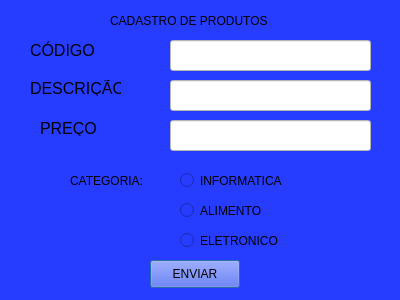
<?xml version="1.0" encoding="UTF-8"?>
<ui version="4.0">
 <class>Dialog</class>
 <widget class="QDialog" name="Dialog">
  <property name="geometry">
   <rect>
    <x>0</x>
    <y>0</y>
    <width>400</width>
    <height>300</height>
   </rect>
  </property>
  <property name="windowTitle">
   <string>Dialog</string>
  </property>
  <property name="styleSheet">
   <string notr="true">background-color: rgb(38, 60, 255);</string>
  </property>
  <widget class="QLabel" name="label">
   <property name="geometry">
    <rect>
     <x>110</x>
     <y>0</y>
     <width>161</width>
     <height>41</height>
    </rect>
   </property>
   <property name="font">
    <font>
     <pointsize>9</pointsize>
    </font>
   </property>
   <property name="text">
    <string>CADASTRO DE PRODUTOS</string>
   </property>
  </widget>
  <widget class="QLabel" name="label_2">
   <property name="geometry">
    <rect>
     <x>30</x>
     <y>40</y>
     <width>71</width>
     <height>21</height>
    </rect>
   </property>
   <property name="font">
    <font>
     <pointsize>12</pointsize>
    </font>
   </property>
   <property name="text">
    <string>CÓDIGO</string>
   </property>
  </widget>
  <widget class="QLabel" name="label_4">
   <property name="geometry">
    <rect>
     <x>40</x>
     <y>120</y>
     <width>58</width>
     <height>16</height>
    </rect>
   </property>
   <property name="font">
    <font>
     <pointsize>12</pointsize>
    </font>
   </property>
   <property name="text">
    <string>PREÇO</string>
   </property>
  </widget>
  <widget class="QLabel" name="label_3">
   <property name="geometry">
    <rect>
     <x>30</x>
     <y>80</y>
     <width>91</width>
     <height>16</height>
    </rect>
   </property>
   <property name="font">
    <font>
     <pointsize>12</pointsize>
    </font>
   </property>
   <property name="text">
    <string>DESCRIÇÃO</string>
   </property>
  </widget>
  <widget class="QLineEdit" name="lineEdit">
   <property name="geometry">
    <rect>
     <x>170</x>
     <y>40</y>
     <width>201</width>
     <height>31</height>
    </rect>
   </property>
   <property name="cursor">
    <cursorShape>WaitCursor</cursorShape>
   </property>
   <property name="styleSheet">
    <string notr="true">background-color: rgb(255, 255, 255);
color: rgb(0, 0, 0);</string>
   </property>
  </widget>
  <widget class="QLineEdit" name="lineEdit_2">
   <property name="geometry">
    <rect>
     <x>170</x>
     <y>80</y>
     <width>201</width>
     <height>31</height>
    </rect>
   </property>
   <property name="styleSheet">
    <string notr="true">background-color: rgb(255, 255, 255);
color: rgb(0, 0, 0);</string>
   </property>
  </widget>
  <widget class="QLineEdit" name="lineEdit_3">
   <property name="geometry">
    <rect>
     <x>170</x>
     <y>120</y>
     <width>201</width>
     <height>31</height>
    </rect>
   </property>
   <property name="styleSheet">
    <string notr="true">background-color: rgb(255, 255, 255);
color: rgb(0, 0, 0);</string>
   </property>
  </widget>
  <widget class="QLabel" name="label_5">
   <property name="geometry">
    <rect>
     <x>70</x>
     <y>171</y>
     <width>81</width>
     <height>20</height>
    </rect>
   </property>
   <property name="text">
    <string>CATEGORIA:</string>
   </property>
  </widget>
  <widget class="QRadioButton" name="radioButton">
   <property name="geometry">
    <rect>
     <x>180</x>
     <y>170</y>
     <width>121</width>
     <height>21</height>
    </rect>
   </property>
   <property name="text">
    <string>INFORMATICA</string>
   </property>
  </widget>
  <widget class="QRadioButton" name="radioButton_2">
   <property name="geometry">
    <rect>
     <x>180</x>
     <y>200</y>
     <width>111</width>
     <height>21</height>
    </rect>
   </property>
   <property name="text">
    <string>ALIMENTO</string>
   </property>
  </widget>
  <widget class="QRadioButton" name="radioButton_3">
   <property name="geometry">
    <rect>
     <x>180</x>
     <y>230</y>
     <width>111</width>
     <height>21</height>
    </rect>
   </property>
   <property name="text">
    <string>ELETRONICO</string>
   </property>
  </widget>
  <widget class="QPushButton" name="pushButton">
   <property name="geometry">
    <rect>
     <x>150</x>
     <y>260</y>
     <width>90</width>
     <height>28</height>
    </rect>
   </property>
   <property name="text">
    <string>ENVIAR</string>
   </property>
  </widget>
 </widget>
 <resources/>
 <connections/>
</ui>
